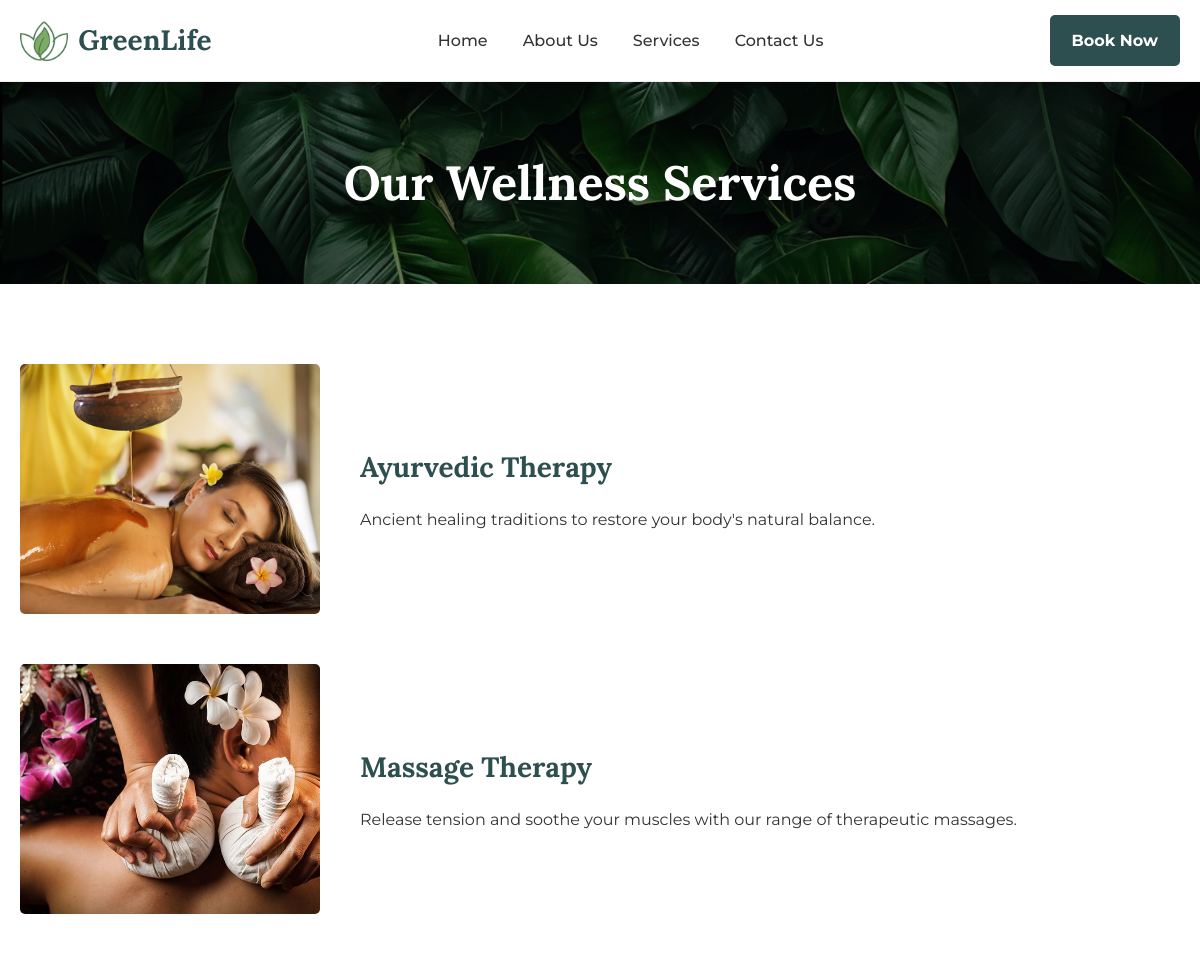
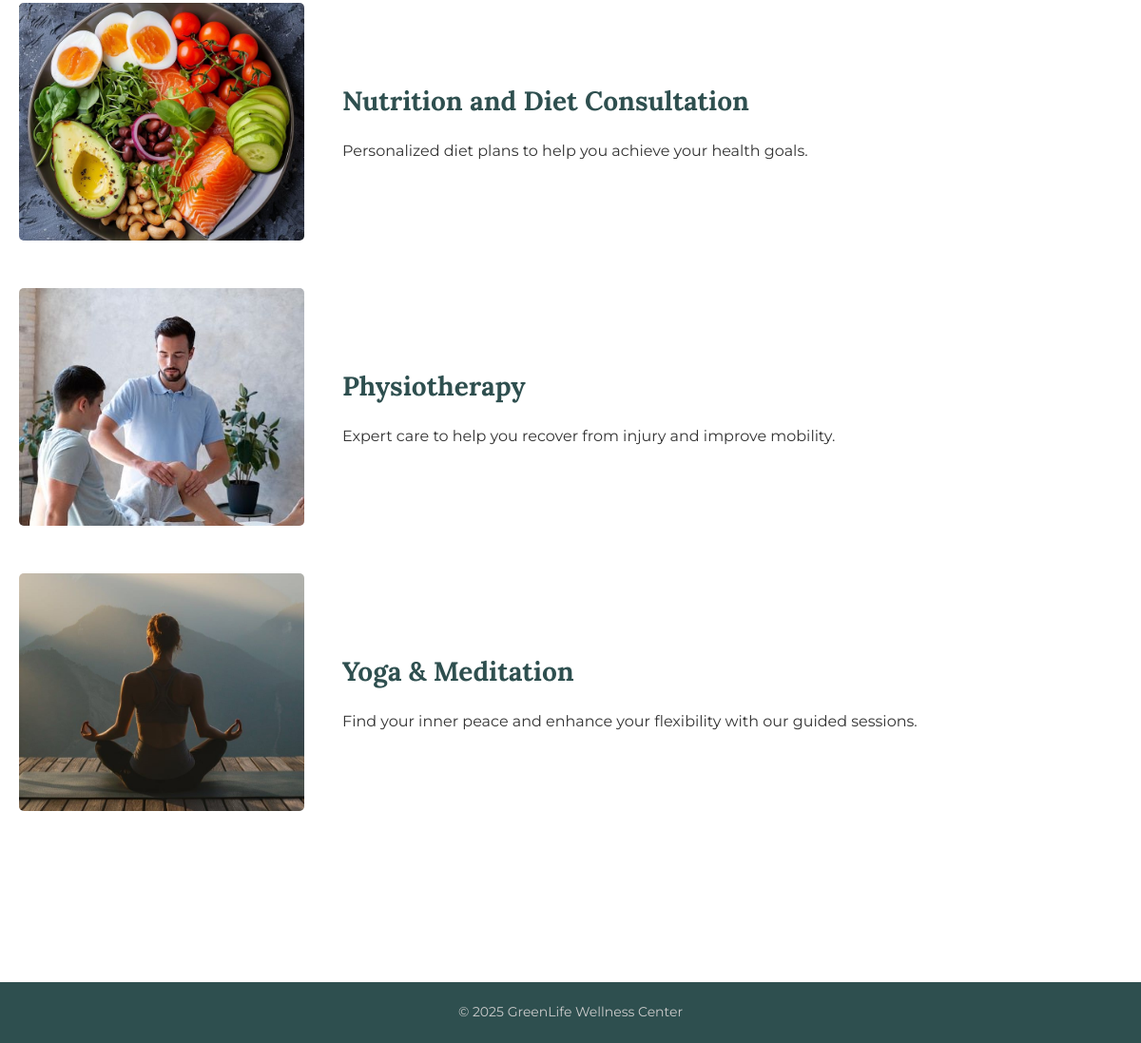
/services.php, run on the app's committed database (2 pictures, top to bottom).
### tables this page shows
CREATE TABLE IF NOT EXISTS `services` (
  `service_id` int NOT NULL AUTO_INCREMENT,
  `service_name` varchar(100) NOT NULL,
  `description` text NOT NULL,
  `image_path` varchar(255) NOT NULL,
  PRIMARY KEY (`service_id`)
);

### services.php (the view, shortened to what this page needs)
<?php
include 'header.php';
include_once 'includes/db_connect.php';
$sql = "SELECT service_name, description, image_path FROM services ORDER BY service_name";
$result = mysqli_query($conn, $sql);
?>
<main>
    <section class="page-header" style="background-image: url('images/contactus-background.jpg');"><div class="container"><h1>Our Wellness Services</h1></div></section>
    <section class="content-section">
        <div class="container services-list">
            <?php if ($result && mysqli_num_rows($result) > 0): ?>
                <?php while($row = mysqli_fetch_assoc($result)): ?>
                    <div class="service-item">
                        <img src="<?php echo htmlspecialchars($row['image_path']); ?>" alt="<?php echo htmlspecialchars($row['service_name']); ?>" class="service-item-img">
                        <div class="service-item-text">
                            <h3><?php echo htmlspecialchars($row['service_name']); ?></h3>
                            <p><?php echo htmlspecialchars($row['description']); ?></p>
                        </div>
                    </div>
                <?php endwhile; ?>
            <?php else: ?>
                <p>No services are currently available. Please check back later.</p>
            <?php endif; ?>
        </div>
    </section>
</main>
<?php mysqli_close($conn); include 'footer.php'; ?>

### header.php (shortened to what this page needs)
<!DOCTYPE html>
<html lang="en">
<head>
    <link rel="stylesheet" href="/GreenLife%20Wellness%20Center/css/style.css">
</head>
<body>
    <header class="main-header">
        <div class="container">
            <a href="/GreenLife%20Wellness%20Center/index.html" class="logo"><img src="/GreenLife%20Wellness%20Center/images/logo.png" alt="GreenLife Logo"><span>GreenLife</span></a>
            <nav class="main-nav">
                <ul>
                    <li><a href="/GreenLife%20Wellness%20Center/index.html">Home</a></li>
                    <li><a href="/GreenLife%20Wellness%20Center/about.html">About Us</a></li>
                    <li><a href="/GreenLife%20Wellness%20Center/services.php">Services</a></li>
                    <li><a href="/GreenLife%20Wellness%20Center/contact.html">Contact Us</a></li>
                </ul>
            </nav>
            <div class="header-actions">
                <?php if (isset($_SESSION['user_id'])): ?>
                    <?php
                        $dashboard_link = '/GreenLife%20Wellness%20Center/client/index.php';
                        if (isset($_SESSION['user_role']) && $_SESSION['user_role'] == 'admin') {
                            $dashboard_link = '/GreenLife%20Wellness%20Center/admin/index.php';
                        } elseif (isset($_SESSION['user_role']) && $_SESSION['user_role'] == 'therapist') {
                            $dashboard_link = '/GreenLife%20Wellness%20Center/therapist/index.php';
                        }
                    ?>
                    <a href="<?php echo $dashboard_link; ?>" class="btn-primary">Dashboard</a>
                    <a href="/GreenLife%20Wellness%20Center/logout.php" class="btn-secondary-outline">Logout</a>
                <?php else: ?>
                    <a href="/GreenLife%20Wellness%20Center/login.php" class="btn-primary">Book Now</a>
                <?php endif; ?>
            </div>
        </div>
    </header>

### footer.php (shortened to what this page needs)
<footer class="main-footer">
        <div class="container footer-bottom">&copy; 2025 GreenLife Wellness Center</div>
    </footer>
</body>
</html>

### css/style.css (style rules this page uses)
:root { --deep-green: #2E4F4F; --light-beige: #F8F6F2; --dark-text: #333333; --light-green: #A4B494; --primary-font: 'Lora', serif; --secondary-font: 'Montserrat', sans-serif; --border-radius: 5px; }
* { margin: 0; padding: 0; box-sizing: border-box; }
body { font-family: var(--secondary-font); background-color: #fff; color: var(--dark-text); line-height: 1.7; }
.container { max-width: 1200px; margin: 0 auto; padding: 0 20px; }
main { min-height: 70vh; }
h1, h2, h3, h4, h5, h6 { font-family: var(--primary-font); color: var(--deep-green); }
.main-header { padding: 15px 0; border-bottom: 1px solid #eee; background: white; position: sticky; top: 0; z-index: 1000; }
.main-header .container { display: flex; justify-content: space-between; align-items: center; }
.logo { display: flex; align-items: center; text-decoration: none; }
.logo img { height: 40px; margin-right: 10px; }
.logo span { font-family: var(--primary-font); font-size: 28px; font-weight: 700; color: var(--deep-green); }
.main-nav ul { list-style: none; display: flex; gap: 35px; }
.main-nav a { text-decoration: none; color: var(--dark-text); font-weight: 500; font-size: 16px; }
.header-actions { display: flex; gap: 10px; }
.btn-primary, .btn-secondary, .btn-primary-outline, .btn-secondary-outline { padding: 10px 20px; text-decoration: none; border-radius: var(--border-radius); font-weight: 700; transition: all 0.3s ease; border: 2px solid var(--deep-green); text-align: center; }
.btn-primary { background-color: var(--deep-green); color: white; }
.page-header { padding: 60px 0; background-color: var(--deep-green); color: white; text-align: center; background-size: cover; background-position: center; position: relative; }
.page-header .container { position: relative; z-index: 2; }
.page-header::after { content: ''; position: absolute; top: 0; left: 0; right: 0; bottom: 0; background-color: rgba(0,0,0,0.5); }
.page-header h1 { color: white; font-size: 48px; }
.content-section { padding: 80px 0; }
.services-list .service-item { display: grid; grid-template-columns: 300px 1fr; gap: 40px; align-items: center; margin-bottom: 50px; }
.service-item-img { width: 100%; height: 250px; object-fit: cover; border-radius: var(--border-radius); }
.service-item-text h3 { font-size: 28px; margin-bottom: 15px; }
.main-footer { background: var(--deep-green); color: #ccc; padding: 20px 0; margin-top: 50px; }
.footer-bottom { text-align: center; font-size: 14px; }

### data on the page
services: image_path (picture), service_name "Ayurvedic Therapy", description "Ancient healing traditions to restore your body's natural balance."
services: image_path+service_name (picture), service_name "Massage Therapy", description "Release tension and soothe your muscles with our range of therapeutic massages."
services: image_path+service_name (picture), service_name "Nutrition and Diet Consultation", description "Personalized diet plans to help you achieve your health goals."
services: image_path+service_name (picture), service_name "Physiotherapy", description "Expert care to help you recover from injury and improve mobility."
services: image_path+service_name (picture), service_name "Yoga & Meditation", description "Find your inner peace and enhance your flexibility with our guided sessions."
